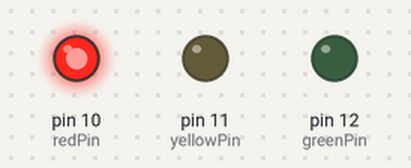
Bench run of a sketch on a simulated Arduino Uno, built with avr-gcc and run on an emulated ATmega328P. Parts: output pins drawn as LEDs (lit = HIGH).

Above: at 3.0 s.
At 8.0 s:
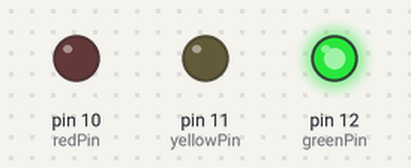
At 11.0 s:
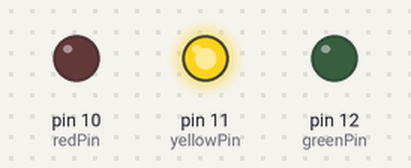
Timing chart, 0 to 15.6 s (numbered marks = the images above):
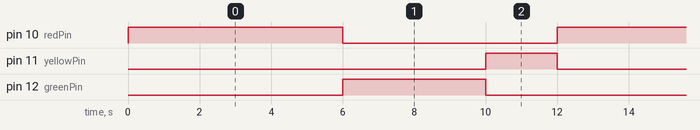

The sketch:

main.ino
```cpp
// Define os pinos conectados aos LEDs
int redPin = 10;
int yellowPin = 11;
int greenPin = 12;

// Define o tempo (em milissegundos) que cada luz ficará acesa
const unsigned long redInterval = 6000;    // 6 segundos no vermelho
const unsigned long yellowInterval = 2000; // 2 segundos no amarelo
const unsigned long greenInterval = 4000;  // 4 segundos no verde

// Variável para armazenar o último momento em que o estado foi trocado
unsigned long lastTimeRead = 0;

/*
Define o estado atual do semáforo:
0 = Vermelho
1 = Verde
2 = Amarelo
*/
unsigned int currentState = 0; // Começa com vermelho

// Ponteiro para armazenar qual é o intervalo atual
unsigned long *currentInterval = &redInterval;

// Função de configuração — executada uma única vez ao iniciar o Arduino
void setup()
{
  // Define os pinos dos LEDs como saídas
  pinMode(redPin, OUTPUT);
  pinMode(yellowPin, OUTPUT);
  pinMode(greenPin, OUTPUT);
}

// Função principal — executada repetidamente em loop
void loop()
{
  // Pega o tempo atual desde que o Arduino foi ligado (em milissegundos)
  unsigned long currentMillis = millis();

  // Estado 0 → luz vermelha acesa
  if (currentState == 0)
  {
    digitalWrite(redPin, HIGH);   // Liga o vermelho
    digitalWrite(yellowPin, LOW); // Desliga o amarelo
    digitalWrite(greenPin, LOW);  // Desliga o verde

    // Verifica se já passou o tempo do vermelho
    if (currentMillis - lastTimeRead >= *currentInterval)
    {
      lastTimeRead = currentMillis; // Atualiza o tempo da última troca
      currentState = 1;             // Muda para o estado 1 (verde)
      currentInterval = &greenInterval;
    }
  }

  // Estado 1 → luz verde acesa
  else if (currentState == 1)
  {
    digitalWrite(redPin, LOW);    // Desliga o vermelho
    digitalWrite(yellowPin, LOW); // Desliga o amarelo
    digitalWrite(greenPin, HIGH); // Liga o verde

    // Verifica se já passou o tempo do verde
    if (currentMillis - lastTimeRead >= *currentInterval)
    {
      lastTimeRead = currentMillis; // Atualiza o tempo da última troca
      currentState = 2;             // Muda para o estado 2 (amarelo)
      currentInterval = &yellowInterval;
    }
  }

  // Estado 2 → luz amarela acesa
  else if (currentState == 2)
  {
    digitalWrite(redPin, LOW);     // Desliga o vermelho
    digitalWrite(yellowPin, HIGH); // Liga o amarelo
    digitalWrite(greenPin, LOW);   // Desliga o verde

    // Verifica se já passou o tempo do amarelo
    if (currentMillis - lastTimeRead >= *currentInterval)
    {
      lastTimeRead = currentMillis; // Atualiza o tempo da última troca
      currentState = 0;             // Volta para o estado 0 (vermelho)
      currentInterval = &redInterval;
    }
  }
}
```

Measured:
- by itself, pin 10 (redPin): alternates HIGH for 6.0 s and LOW for 6.0 s
- by itself, pin 11 (yellowPin): alternates HIGH for 2.0 s and LOW for 10.0 s
- by itself, pin 12 (greenPin): alternates HIGH for 4.0 s and LOW for 8.0 s
